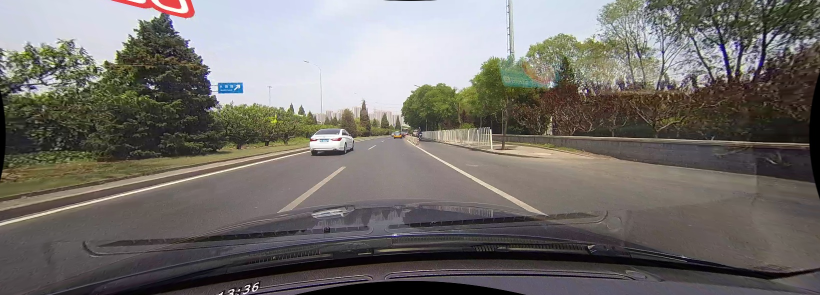
#> input picture Br_fist_projest/1.jpg, 1640 x 590 px (shown at 1/2 size); its folder holds 4 pictures in this run
$ python test.py   (older library calls are emulated)
#> lines starting #> are read from the running program, lines starting #| are printed output that depends on the picture; after the words box and inside, x2 and y2 are one past the last pixel; in counts of white or black regions, pixels touching at a corner belong together
import numpy as np
import cv2
import matplotlib.pyplot as plt
import os
from PIL import Image


print(f"OpenCV version: {cv2.__version__}")

output_dir = "output"
if not os.path.exists(output_dir):
    os.makedirs(output_dir)
print(f"Output directory: {output_dir}")

for i in range(1, 4):
    img = cv2.imread(f"{i}.jpg")
#> img is the input picture: shape (590, 1640, 3); mean B, G, R 108.2, 112, 115.7
    if img is None:
        print(f"無法載入影像 {i}.jpg")
        continue
    gray = cv2.cvtColor(img, cv2.COLOR_BGR2GRAY)
    cv2.imwrite(f"{output_dir}/gray_{i}.jpg", gray)
#> pass 2 of the loop `for i in range(1, 4):`:
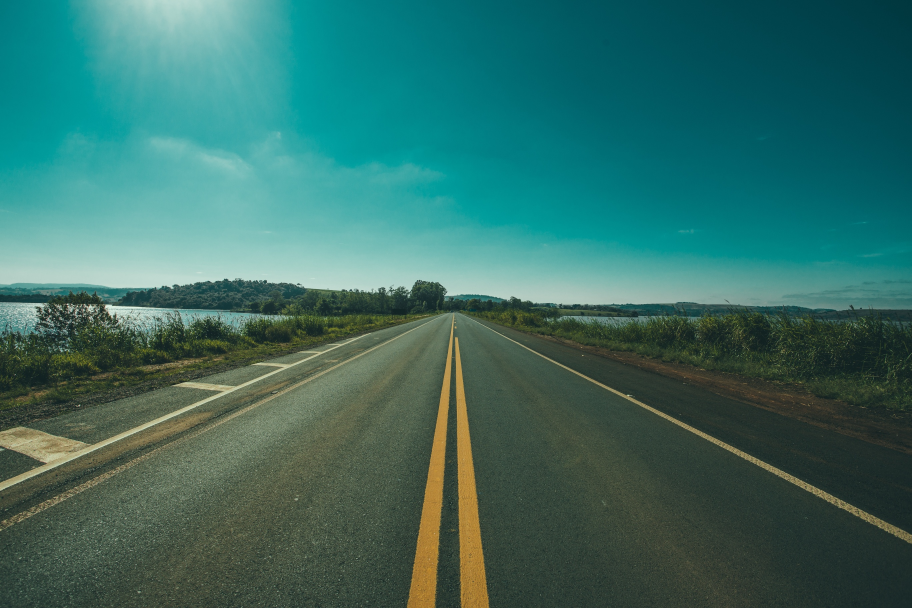
#> input picture Br_fist_projest/2.jpg, 2736 x 1824 px (shown at 1/3 size)
#> img is the input picture: shape (1824, 2736, 3); mean B, G, R 100.8, 108.7, 55
#> `gray = cv2.cvtColor(img, cv2.COLOR_BGR2GRAY)`:
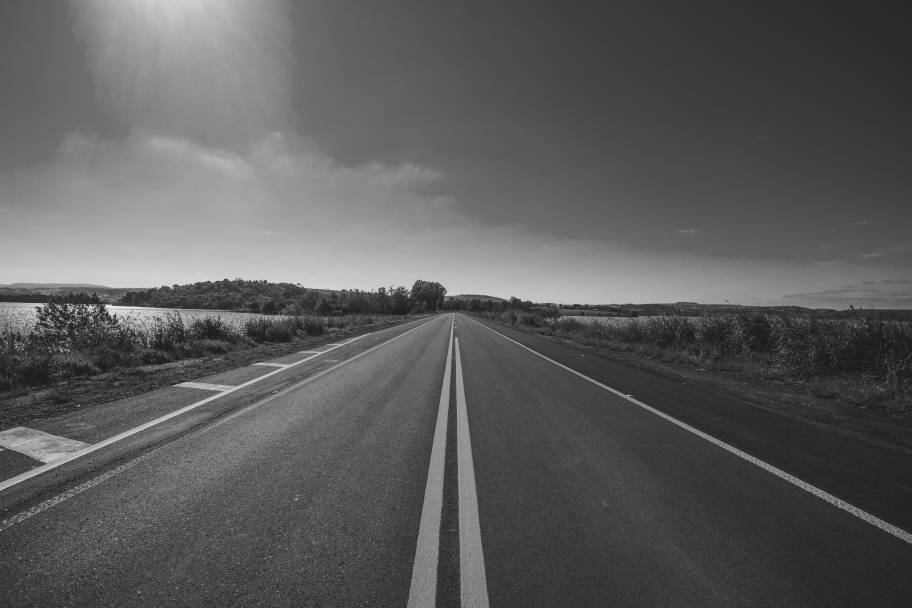
#> gray: shape (1824, 2736) (shown at 1/3 size); min 19, max 249, mean 91.8
#> pass 3 of the loop `for i in range(1, 4):`:
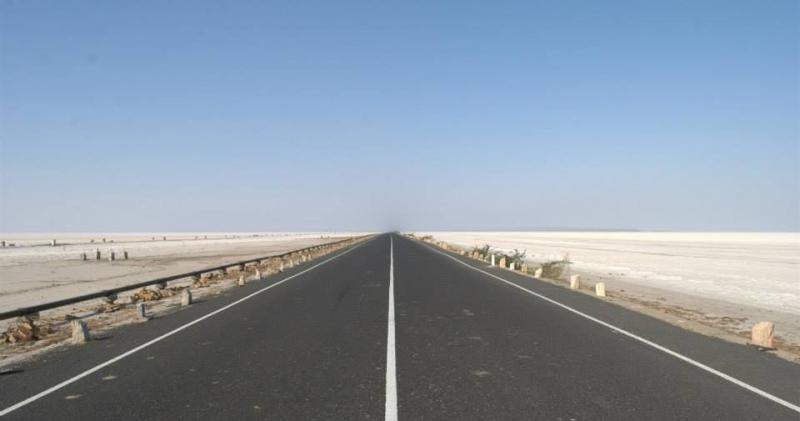
#> input picture Br_fist_projest/3.jpg, 800 x 421 px
#> img is the input picture: shape (421, 800, 3); mean B, G, R 166.6, 152, 138.5
    # plt.imshow(gray, cmap='gray')


# 濾波處理
filtered_imgs = []
for i in range(1, 4):
    img = cv2.imread(f"{i}.jpg")
    if img is None:
        print(f"無法載入影像 {i}.jpg")
        continue
    filtered = cv2.GaussianBlur(img, (5, 5), 0)
    filtered_imgs.append(filtered)
    cv2.imwrite(f"{output_dir}/filtered_{i}.jpg", filtered)
#> pass 2 of the loop `for i in range(1, 4):`:
#> filtered: shape (1824, 2736, 3)
#> pass 3 of the loop `for i in range(1, 4):`:
#> filtered: shape (421, 800, 3)

#自適應直方圖均衡化
clahe_imgs = []
clahe = cv2.createCLAHE(clipLimit=2.0, tileGridSize=(9, 9))
for i in range(1, 4):
    gray = cv2.cvtColor(filtered_imgs[i-1], cv2.COLOR_BGR2GRAY)
    clahe_img = clahe.apply(gray)
    clahe_imgs.append(clahe_img)
    cv2.imwrite(f"{output_dir}/clahe_{i}.jpg", clahe_img)
#> this loop made 3 passes
#> pass 1, `clahe_img = clahe.apply(gray)`:
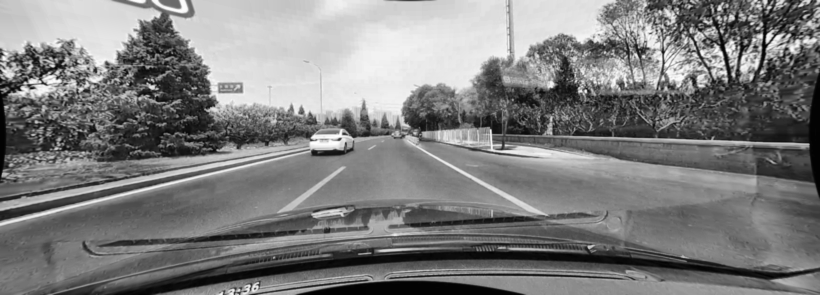
#> clahe_img: shape (590, 1640) (shown at 1/2 size); min 1, max 255, mean 126
#> after the loop:
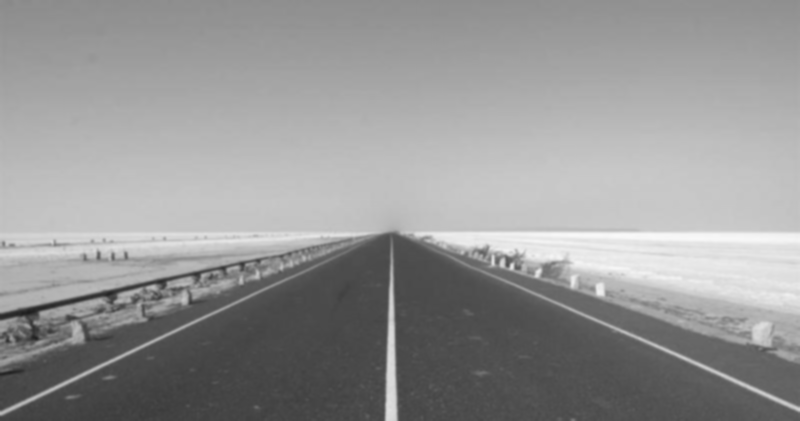
#> gray: shape (421, 800); min 29, max 249, mean 149.6
#> after the loop, clahe_imgs = 3 items

# 邊緣檢測
low_threshold = 180
high_threshold = 160

edges_imgs = []
for i in range(1, 4):
    gray = cv2.cvtColor(filtered_imgs[i-1], cv2.COLOR_BGR2GRAY)

    # [11 lines of commented-out code are left out]
    edges = cv2.Canny(clahe_imgs[i-1], low_threshold, high_threshold)
    edges = cv2.Canny(filtered_imgs[i-1], low_threshold, high_threshold)

    edges_imgs.append(edges)
    cv2.imwrite(f"{output_dir}/edges_{i}.jpg", edges)
#> this loop made 3 passes
#> pass 1, `edges = cv2.Canny(clahe_imgs[i-1], low_threshold, high_threshold)`:
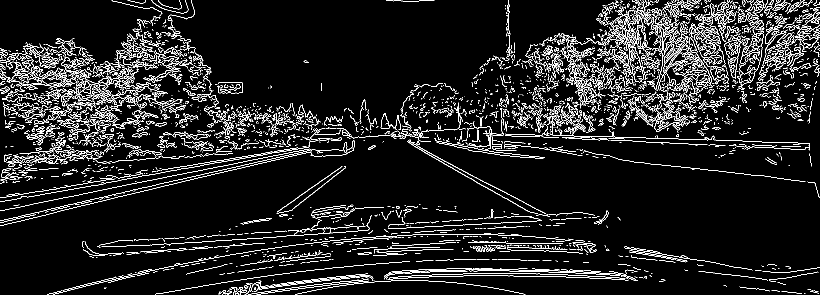
#> edges: shape (590, 1640) (shown at 1/2 size); 8.2% white in thin lines or dots
#> pass 2, `edges = cv2.Canny(filtered_imgs[i-1], low_threshold, high_threshold)`:
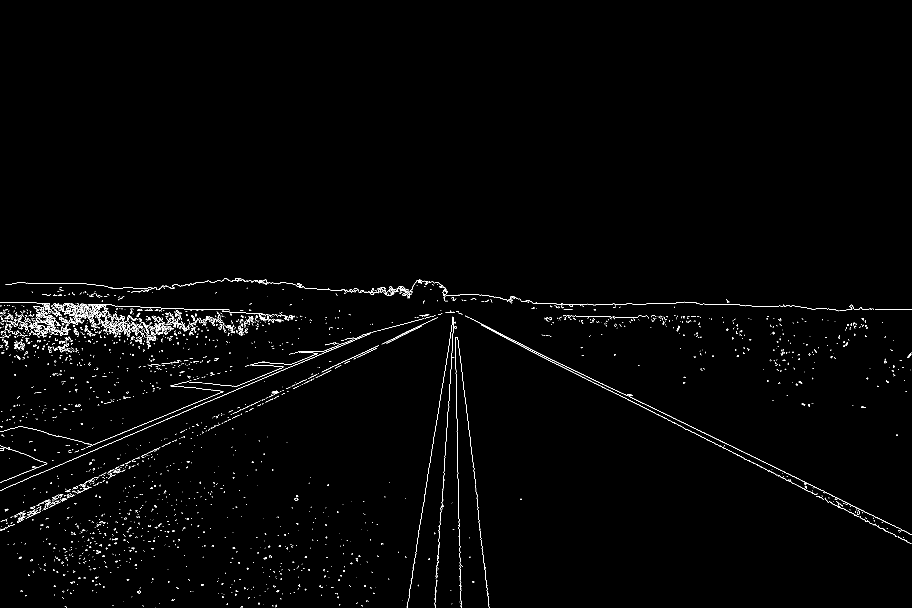
#> edges: shape (1824, 2736) (shown at 1/3 size); 0.85% white in thin lines or dots, all inside (x1, y1, x2, y2) = (0, 834, 2736, 1824)
#> after the loop, edges_imgs = 3 items

# 二值化
# 有使用canny，所以不再使用二值化

# 型態學處理
kernel = cv2.getStructuringElement(cv2.MORPH_CROSS, (2, 2))
#> kernel = [[0, 1], [1, 1]]
dilation_imgs = []
erosion_imgs = []
for i in range(1, 4):
    edges = edges_imgs[i-1]
    dilation = cv2.dilate(edges, kernel, iterations=1)
    dilation_imgs.append(dilation)
    cv2.imwrite(f"{output_dir}/dilation_{i}.jpg", dilation)

    erosion = cv2.erode(dilation, kernel, iterations=1)
    erosion_imgs.append(erosion)
    cv2.imwrite(f"{output_dir}/erosion_{i}.jpg", erosion)
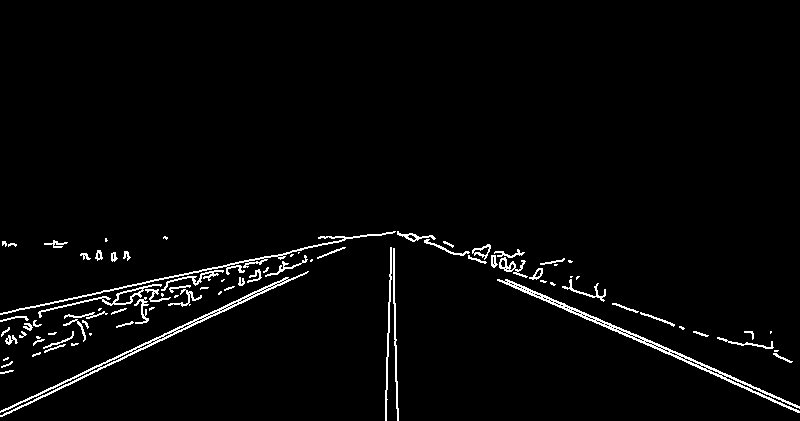
#> dilation: shape (421, 800); 2.6% white in thin lines or dots, all inside (x1, y1, x2, y2) = (0, 231, 800, 421)
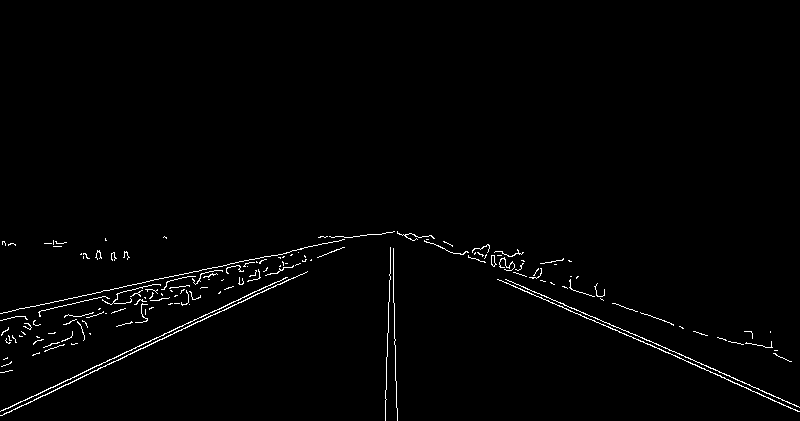
#> edges: shape (421, 800); 1.3% white in thin lines or dots, all inside (x1, y1, x2, y2) = (0, 231, 800, 421)
#> after the loop, dilation_imgs = 3 items; erosion_imgs = 3 items


# 使用霍夫變換進行直線檢測

for i in range(1, 4):
    img = cv2.imread(f"{i}.jpg")
    if img is None:
        print(f"無法載入影像 {i}.jpg")
        continue
    edges = edges_imgs[i-1]
    erosion = erosion_imgs[i-1]
    dilation = dilation_imgs[i-1]
    # lines = cv2.HoughLinesP(edges, 1, np.pi/180, 100, minLineLength=160, maxLineGap=6)
    # lines = cv2.HoughLinesP(erosion, 1, np.pi/180, 100, minLineLength=175, maxLineGap=10)
    lines = cv2.HoughLinesP(dilation, 1, np.pi/180, 100, minLineLength=160, maxLineGap=5)
#> lines = 21 rows, first 6: [209, 366, 619, 294], [2, 445, 274, 382], [78, 427, 331, 368], [1158, 272, 1619, 288], [0, 452, 295, 379], [164, 387, 637, 295]
    if lines is not None:
        for line in lines:
            x1, y1, x2, y2 = line[0]
            cv2.line(img, (x1, y1), (x2, y2), (0, 255, 0), 4)
#> this loop made 21 passes
#> (x1, y1, x2, y2) on passes 1 to 12: (209, 366, 619, 294), (2, 445, 274, 382), (78, 427, 331, 368), (1158, 272, 1619, 288), (0, 452, 295, 379), (164, 387, 637, 295), (233, 390, 627, 299), (307, 376, 624, 302), (358, 360, 584, 308), (53, 410, 328, 356), (870, 552, 1107, 552), (54, 395, 249, 360)
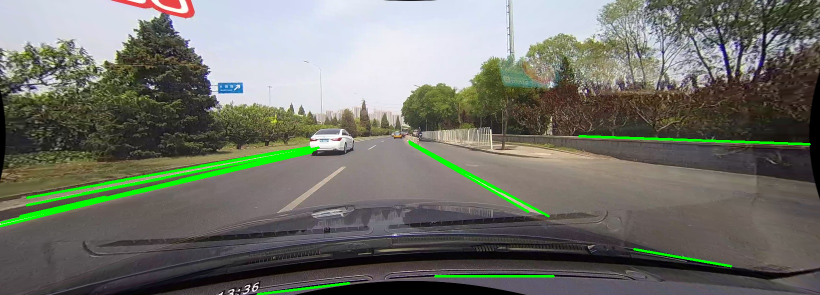
#> img: shape (590, 1640, 3) (shown at 1/2 size); 2.18% of pixels changed, all inside (x1, y1, x2, y2) = (0, 270, 1622, 590)
    else:
        print(f"無法檢測到直線 {i}.jpg")
    cv2.imwrite(f"{output_dir}/output{i}.jpg", img)
#> pass 2 of the loop `for i in range(1, 4):`:
#> lines = 34 rows, first 6: [6, 1469, 585, 1223], [1839, 1166, 2727, 1599], [2454, 1488, 2734, 1631], [18, 1463, 932, 1075], [326, 1415, 531, 1319], [260, 1342, 670, 1176]
#> the loop `for line in lines:` made 34 passes
#> pass 3 of the loop `for i in range(1, 4):`:
#> `erosion = erosion_imgs[i-1]`:
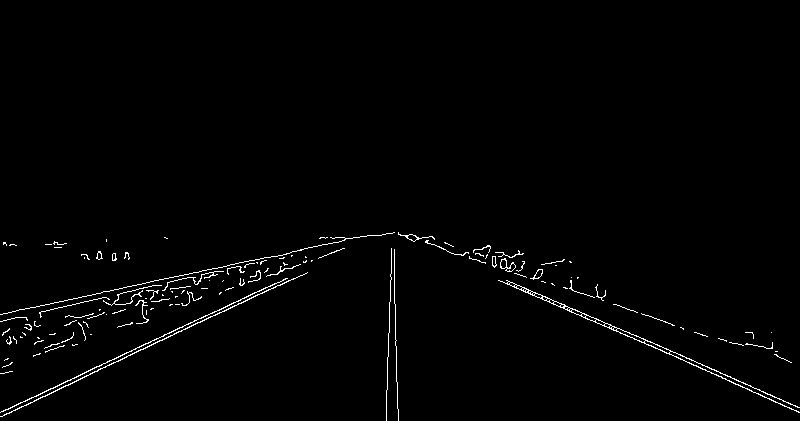
#> erosion: shape (421, 800); 1.3% white in thin lines or dots, all inside (x1, y1, x2, y2) = (0, 232, 800, 421)
#> lines = [[0, 313, 278, 254], [0, 415, 307, 272], [499, 279, 799, 412], [0, 411, 288, 277], [505, 280, 763, 390], [0, 314, 341, 241], [120, 358, 300, 274], [541, 296, 799, 411], [385, 420, 391, 247], [393, 248, 396, 408]]
#> the loop `for line in lines:` made 10 passes
#> after the loop `for line in lines:`:
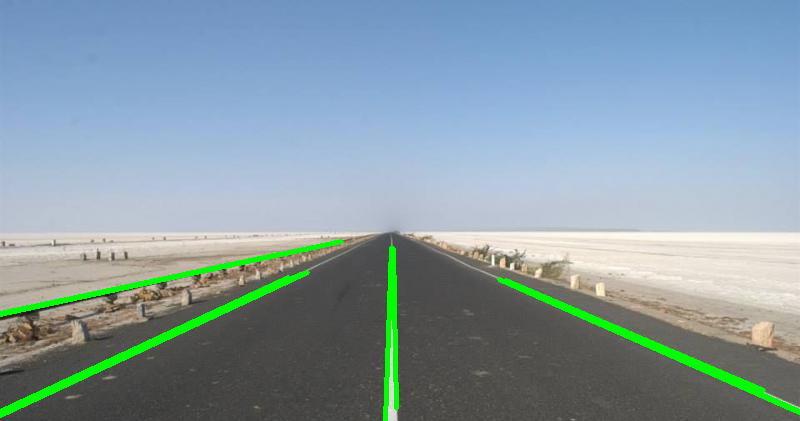
#> img: shape (421, 800, 3); 2.7% of pixels changed, all inside (x1, y1, x2, y2) = (0, 239, 800, 421)


# 繪製車道線


plt.show()
